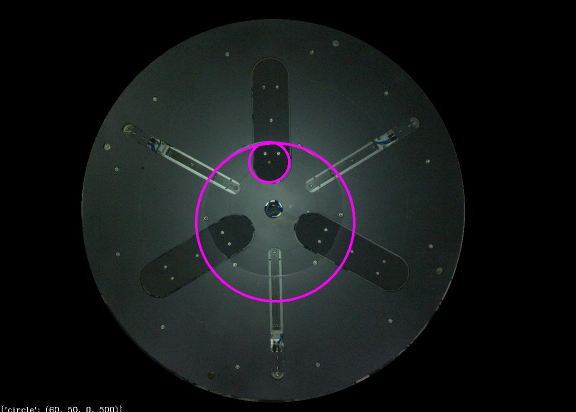
#> input picture other_project/container/light1/1/circles_warp_chessboard.jpg, 1152 x 824 px, found by its file name (shown at 1/2 size); its folder holds 3 pictures in this run
$ python feature_matching_for_localization.py
#> lines starting #> are read from the running program, lines starting #| are printed output that depends on the picture; pictures that were not available may be replaced by others from this repository, and a replacement may not be noted
### other_project/container/warp_and_reverse_warp.py
import cv2
import math
import os
import time
import numpy as np

def warp_polar( img_bi, circles):
    """
    warp polar : https://docs.opencv.org/master/da/d54/group__imgproc__transform.html#ga49481ab24fdaa0ffa4d3e63d14c0d5e4
    :param img_bi:
    :param img_ori_result:
    :return:
    """
    warp_img = None
    if circles is not None:
        circle = circles
        # circles = sorted(circles[0],key = lambda s:s[2])
        # circle = circles[-1]
        center = (int(circle[0]), int(circle[1]))
        radius = int(circle[-1])
        dsize = (int(radius), int(2 * math.pi * radius))
        warp_img = cv2.warpPolar(img_bi, dsize, center, radius, cv2.WARP_POLAR_LINEAR)
        dst = cv2.warpPolar(warp_img, (img_bi.shape[1], img_bi.shape[0]), center, radius, flags=(cv2.WARP_INVERSE_MAP))
        # cv2.imwrite("output/reverse_original"+str(self.opt.contact_lens.area_upper)+self.name+".jpg",dst)
        ori_reverse = dst
        # if self.opt.basic.debug == "True":
        #     imshow_fit("warp_polar__reverse", dst)

    img = img_bi
    return img, warp_img

# [50 lines left out: functions reverse_warp, warp_reverser_warp, preprocess, not called in this run]

# [30 lines that do not run on import are left out]

### other_project/container/feature_matching_for_localization.py
import os
import numpy as np
import cv2
import time
from copy import deepcopy
from other_project.container.warp_and_reverse_warp import warp_polar,warp_reverser_warp
from Feature_matching_2image import matching_SIFT

path = "F:\Pawat\Projects\Imageprocessing_Vistools\data\container\image\\60000_focus"

names = os.listdir(path)

crop_circle = (546.1550518881522, 421.04824877486305, 375.2470775195958)

path_ref = "F:\Pawat\Projects\Imageprocessing_Vistools\data\container_localize"
ref_names = os.listdir(path_ref)
ref_img = cv2.imread(os.path.join(path_ref,ref_names[0]))
#> ref_img is the input picture: shape (824, 1152, 3); mean B, G, R 24.7, 24.5, 21.4

for j,name in enumerate(names):

    img = cv2.imread(os.path.join(path, name))
    flag_rotate = [cv2.ROTATE_90_COUNTERCLOCKWISE, cv2.ROTATE_90_CLOCKWISE, cv2.ROTATE_180]
    img = cv2.rotate(img, flag_rotate[ j% 3])
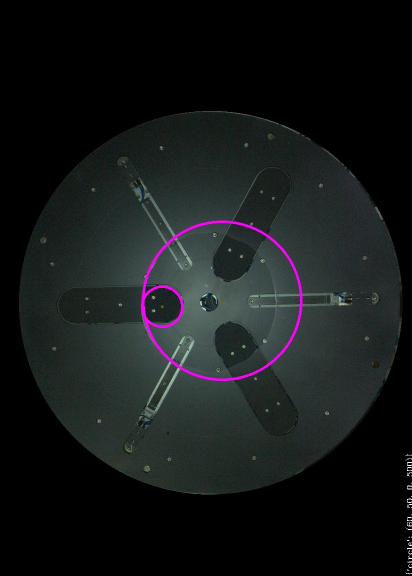
#> img: shape (1152, 824, 3) (shown at 1/2 size); mean B, G, R 24.7, 24.5, 21.4


    circle = (img.shape[0]/2,img.shape[1]/2,img.shape[1]/2)
#> circle = (576, 412, 412)

    _, img_warp = warp_polar(img,circle)
#> in warp_polar, `warp_img = cv2.warpPolar(img_bi, dsize, center, radius, cv2.WARP_POLAR..`:
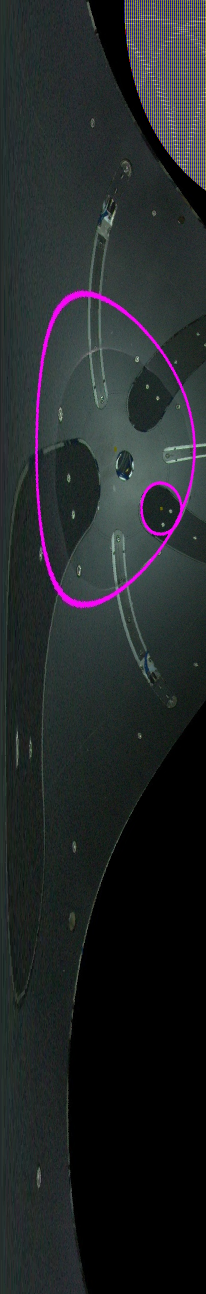
#> warp_img: shape (2588, 412, 3) (shown at 1/2 size); mean B, G, R 40.2, 38.8, 35.1
#> in warp_polar, `dst = cv2.warpPolar(warp_img, (img_bi.shape[1], img_bi.shape[0]), cent..`:
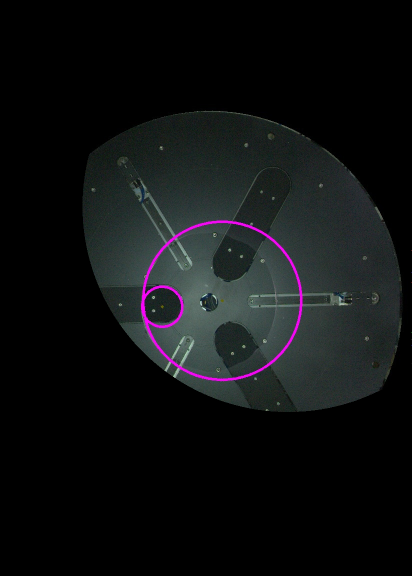
#> dst: shape (1152, 824, 3) (shown at 1/2 size); mean B, G, R 17.6, 16.7, 15.2

    img_warp = cv2.GaussianBlur(img_warp,(3,9999),cv2.BORDER_DEFAULT)
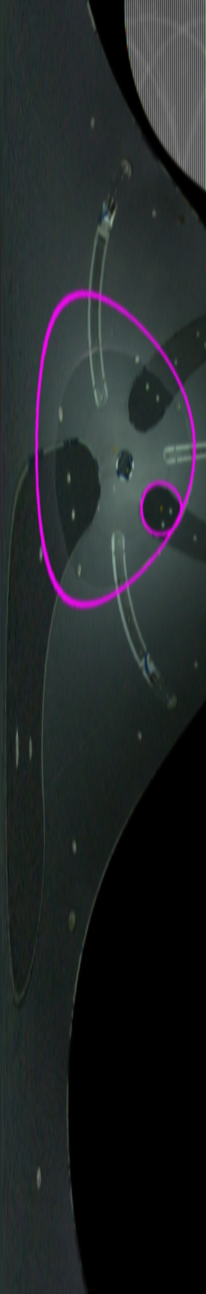
#> img_warp: shape (2588, 412, 3) (shown at 1/2 size); mean B, G, R 40.2, 38.8, 35.1

    cv2.imshow("warp",img_warp)

    cv2.waitKey(0)

    # _, result_img = matching_SIFT(ref_img, img_warp)

    # cv2.imshow("result",result_img)
    # cv2.waitKey(0)
